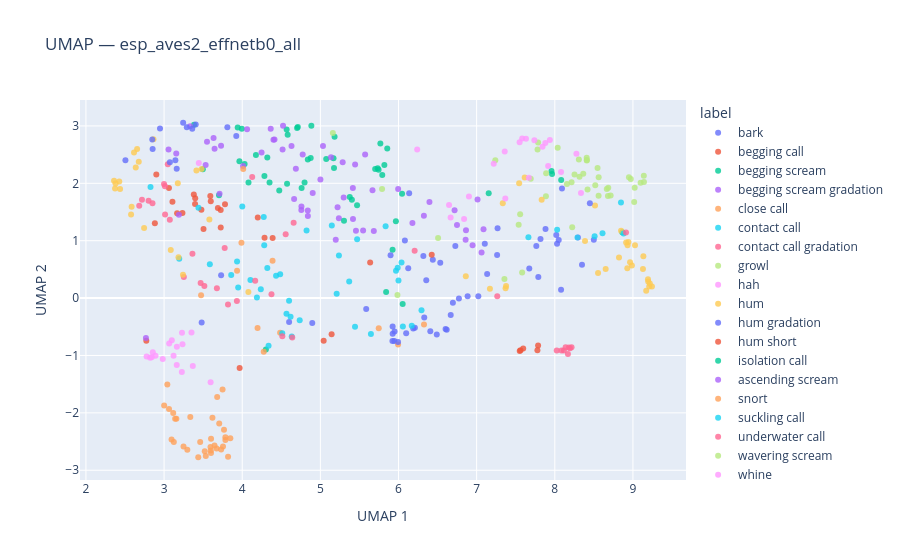

Notebook code cell kept with this figure:
### Code cell
fig_effnet = plot_umap(effnet_embs, labels=labels, title=f"UMAP — {EFFNET_MODEL}", hover_text=hover)
fig_effnet.show()
fig_umap_effnet_static = plot_umap_static(effnet_embs, labels=labels, title=f"UMAP — {EFFNET_MODEL} — static")
display(fig_umap_effnet_static)
